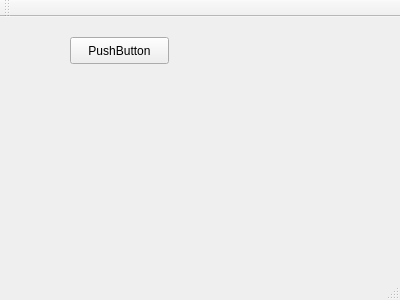
<?xml version="1.0" encoding="UTF-8"?>
<ui version="4.0">
 <class>MainWindow</class>
 <widget class="QMainWindow" name="MainWindow">
  <property name="geometry">
   <rect>
    <x>0</x>
    <y>0</y>
    <width>400</width>
    <height>300</height>
   </rect>
  </property>
  <property name="windowTitle">
   <string>MainWindow</string>
  </property>
  <widget class="QWidget" name="centralWidget">
   <widget class="QPushButton" name="pushButton">
    <property name="geometry">
     <rect>
      <x>70</x>
      <y>20</y>
      <width>99</width>
      <height>27</height>
     </rect>
    </property>
    <property name="text">
     <string>PushButton</string>
    </property>
   </widget>
  </widget>
  <widget class="QMenuBar" name="menuBar">
   <property name="geometry">
    <rect>
     <x>0</x>
     <y>0</y>
     <width>400</width>
     <height>25</height>
    </rect>
   </property>
  </widget>
  <widget class="QToolBar" name="mainToolBar">
   <attribute name="toolBarArea">
    <enum>TopToolBarArea</enum>
   </attribute>
   <attribute name="toolBarBreak">
    <bool>false</bool>
   </attribute>
  </widget>
  <widget class="QStatusBar" name="statusBar"/>
 </widget>
 <layoutdefault spacing="6" margin="11"/>
 <resources/>
 <connections/>
</ui>
